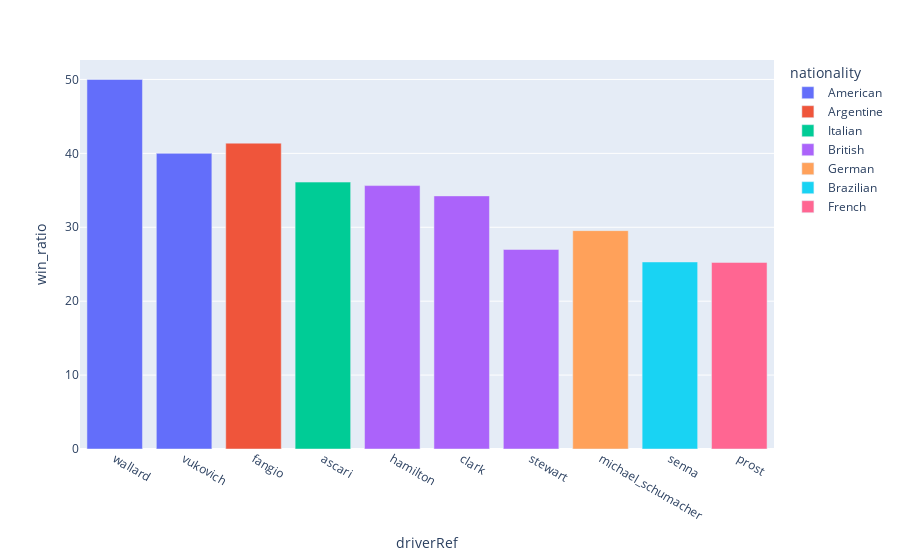

This figure's notebook cell:
### Code cell
fig1 = px.bar(df_lim, x='driverRef', y='win_ratio', color='nationality')
fig1.show()

### Figure 1 — Plotly figure (JSON) as saved in the notebook; plotly's stock layout.template omitted (floating-point values rounded to 4 significant figures)
{"data": [{"alignmentgroup": "True", "hovertemplate": "nationality=American<br>driverRef=%{x}<br>win_ratio=%{y}<extra></extra>", "legendgroup": "American", "marker": {"color": "#636efa", "pattern": {"shape": ""}}, "name": "American", "offsetgroup": "American", "orientation": "v", "showlegend": true, "textposition": "auto", "type": "bar", "x": ["wallard", "vukovich"], "xaxis": "x", "y": [50, 40], "yaxis": "y"}, {"alignmentgroup": "True", "hovertemplate": "nationality=Argentine<br>driverRef=%{x}<br>win_ratio=%{y}<extra></extra>", "legendgroup": "Argentine", "marker": {"color": "#EF553B", "pattern": {"shape": ""}}, "name": "Argentine", "offsetgroup": "Argentine", "orientation": "v", "showlegend": true, "textposition": "auto", "type": "bar", "x": ["fangio"], "xaxis": "x", "y": [41.38], "yaxis": "y"}, {"alignmentgroup": "True", "hovertemplate": "nationality=Italian<br>driverRef=%{x}<br>win_ratio=%{y}<extra></extra>", "legendgroup": "Italian", "marker": {"color": "#00cc96", "pattern": {"shape": ""}}, "name": "Italian", "offsetgroup": "Italian", "orientation": "v", "showlegend": true, "textposition": "auto", "type": "bar", "x": ["ascari"], "xaxis": "x", "y": [36.11], "yaxis": "y"}, {"alignmentgroup": "True", "hovertemplate": "nationality=British<br>driverRef=%{x}<br>win_ratio=%{y}<extra></extra>", "legendgroup": "British", "marker": {"color": "#ab63fa", "pattern": {"shape": ""}}, "name": "British", "offsetgroup": "British", "orientation": "v", "showlegend": true, "textposition": "auto", "type": "bar", "x": ["hamilton", "clark", "stewart"], "xaxis": "x", "y": [35.64, 34.25, 27], "yaxis": "y"}, {"alignmentgroup": "True", "hovertemplate": "nationality=German<br>driverRef=%{x}<br>win_ratio=%{y}<extra></extra>", "legendgroup": "German", "marker": {"color": "#FFA15A", "pattern": {"shape": ""}}, "name": "German", "offsetgroup": "German", "orientation": "v", "showlegend": true, "textposition": "auto", "type": "bar", "x": ["michael_schumacher"], "xaxis": "x", "y": [29.55], "yaxis": "y"}, {"alignmentgroup": "True", "hovertemplate": "nationality=Brazilian<br>driverRef=%{x}<br>win_ratio=%{y}<extra></extra>", "legendgroup": "Brazilian", "marker": {"color": "#19d3f3", "pattern": {"shape": ""}}, "name": "Brazilian", "offsetgroup": "Brazilian", "orientation": "v", "showlegend": true, "textposition": "auto", "type": "bar", "x": ["senna"], "xaxis": "x", "y": [25.31], "yaxis": "y"}, {"alignmentgroup": "True", "hovertemplate": "nationality=French<br>driverRef=%{x}<br>win_ratio=%{y}<extra></extra>", "legendgroup": "French", "marker": {"color": "#FF6692", "pattern": {"shape": ""}}, "name": "French", "offsetgroup": "French", "orientation": "v", "showlegend": true, "textposition": "auto", "type": "bar", "x": ["prost"], "xaxis": "x", "y": [25.25], "yaxis": "y"}], "layout": {"barmode": "relative", "legend": {"title": {"text": "nationality"}, "tracegroupgap": 0}, "margin": {"t": 60}, "xaxis": {"anchor": "y", "domain": [0, 1], "title": {"text": "driverRef"}}, "yaxis": {"anchor": "x", "domain": [0, 1], "title": {"text": "win_ratio"}}}}
